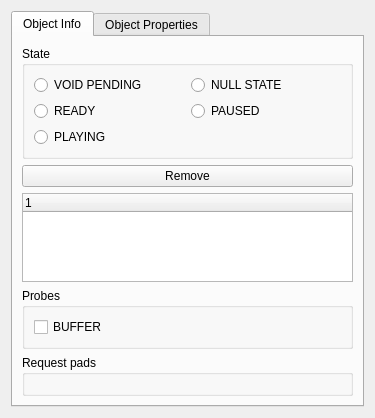
<?xml version="1.0" encoding="UTF-8"?>
<ui version="4.0">
 <class>GstObjectManagePanel</class>
 <widget class="QWidget" name="GstObjectManagePanel">
  <property name="geometry">
   <rect>
    <x>0</x>
    <y>0</y>
    <width>375</width>
    <height>418</height>
   </rect>
  </property>
  <property name="windowTitle">
   <string>Form</string>
  </property>
  <layout class="QHBoxLayout" name="horizontalLayout">
   <item>
    <widget class="QTabWidget" name="tabWidget">
     <property name="tabPosition">
      <enum>QTabWidget::North</enum>
     </property>
     <property name="tabShape">
      <enum>QTabWidget::Rounded</enum>
     </property>
     <property name="currentIndex">
      <number>0</number>
     </property>
     <widget class="QWidget" name="tab">
      <attribute name="title">
       <string>Object Info</string>
      </attribute>
      <layout class="QVBoxLayout" name="verticalLayout_4">
       <item>
        <widget class="QGroupBox" name="groupBox">
         <property name="title">
          <string>State</string>
         </property>
         <layout class="QGridLayout" name="gridLayout_3">
          <item row="0" column="0">
           <widget class="QRadioButton" name="voidPendingRadioButton">
            <property name="text">
             <string>VOID PENDING</string>
            </property>
           </widget>
          </item>
          <item row="0" column="1">
           <widget class="QRadioButton" name="nullStateRadioButton">
            <property name="text">
             <string>NULL STATE</string>
            </property>
           </widget>
          </item>
          <item row="1" column="0">
           <widget class="QRadioButton" name="readyRadioButton">
            <property name="text">
             <string>READY</string>
            </property>
           </widget>
          </item>
          <item row="1" column="1">
           <widget class="QRadioButton" name="pausedRadioButton">
            <property name="text">
             <string>PAUSED</string>
            </property>
           </widget>
          </item>
          <item row="2" column="0">
           <widget class="QRadioButton" name="playingRadioButton">
            <property name="text">
             <string>PLAYING</string>
            </property>
           </widget>
          </item>
         </layout>
        </widget>
       </item>
       <item>
        <widget class="QPushButton" name="removeObjectButton">
         <property name="text">
          <string>Remove</string>
         </property>
        </widget>
       </item>
       <item>
        <widget class="QTreeWidget" name="objectInfoTreeWidget">
         <column>
          <property name="text">
           <string notr="true">1</string>
          </property>
         </column>
        </widget>
       </item>
       <item>
        <widget class="QGroupBox" name="probesGroupBox">
         <property name="enabled">
          <bool>true</bool>
         </property>
         <property name="title">
          <string>Probes</string>
         </property>
         <layout class="QGridLayout" name="gridLayout_4">
          <item row="0" column="0">
           <widget class="QCheckBox" name="probeBufferCheckBox">
            <property name="text">
             <string>BUFFER</string>
            </property>
           </widget>
          </item>
         </layout>
        </widget>
       </item>
       <item>
        <widget class="QGroupBox" name="requestPadsGroupBox">
         <property name="title">
          <string>Request pads</string>
         </property>
         <layout class="QVBoxLayout" name="verticalLayout_6"/>
        </widget>
       </item>
      </layout>
     </widget>
     <widget class="QWidget" name="tab_2">
      <attribute name="title">
       <string>Object Properties</string>
      </attribute>
      <layout class="QVBoxLayout" name="verticalLayout_5"/>
     </widget>
    </widget>
   </item>
  </layout>
 </widget>
 <resources/>
 <connections/>
</ui>
